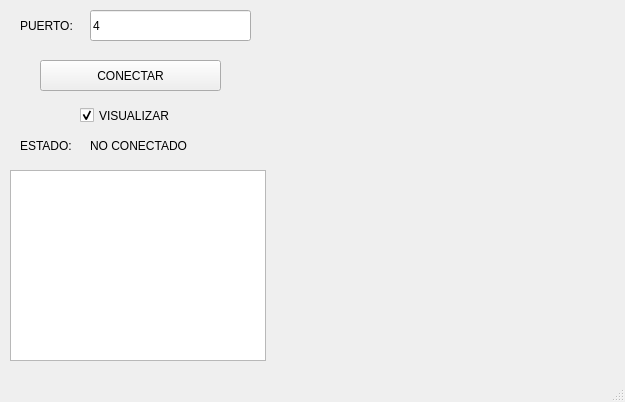
<?xml version="1.0" encoding="UTF-8"?>
<ui version="4.0">
 <class>MainWindow</class>
 <widget class="QMainWindow" name="MainWindow">
  <property name="geometry">
   <rect>
    <x>0</x>
    <y>0</y>
    <width>625</width>
    <height>402</height>
   </rect>
  </property>
  <property name="windowTitle">
   <string>MainWindow</string>
  </property>
  <widget class="QWidget" name="centralwidget">
   <widget class="QPushButton" name="btn_accion">
    <property name="geometry">
     <rect>
      <x>40</x>
      <y>60</y>
      <width>181</width>
      <height>31</height>
     </rect>
    </property>
    <property name="text">
     <string>CONECTAR</string>
    </property>
   </widget>
   <widget class="QLineEdit" name="txt_puerto">
    <property name="geometry">
     <rect>
      <x>90</x>
      <y>10</y>
      <width>161</width>
      <height>31</height>
     </rect>
    </property>
    <property name="text">
     <string>4</string>
    </property>
   </widget>
   <widget class="QLabel" name="label">
    <property name="geometry">
     <rect>
      <x>20</x>
      <y>10</y>
      <width>61</width>
      <height>31</height>
     </rect>
    </property>
    <property name="text">
     <string>PUERTO:</string>
    </property>
   </widget>
   <widget class="QLabel" name="label_2">
    <property name="geometry">
     <rect>
      <x>20</x>
      <y>130</y>
      <width>61</width>
      <height>31</height>
     </rect>
    </property>
    <property name="text">
     <string>ESTADO:</string>
    </property>
   </widget>
   <widget class="QLabel" name="txt_estado">
    <property name="geometry">
     <rect>
      <x>90</x>
      <y>130</y>
      <width>151</width>
      <height>31</height>
     </rect>
    </property>
    <property name="text">
     <string>NO CONECTADO</string>
    </property>
   </widget>
   <widget class="QListWidget" name="lw_datos">
    <property name="geometry">
     <rect>
      <x>10</x>
      <y>170</y>
      <width>256</width>
      <height>191</height>
     </rect>
    </property>
   </widget>
   <widget class="QCheckBox" name="cbx_visualizar">
    <property name="geometry">
     <rect>
      <x>80</x>
      <y>100</y>
      <width>101</width>
      <height>31</height>
     </rect>
    </property>
    <property name="text">
     <string>VISUALIZAR</string>
    </property>
    <property name="checked">
     <bool>true</bool>
    </property>
   </widget>
  </widget>
  <widget class="QMenuBar" name="menubar">
   <property name="geometry">
    <rect>
     <x>0</x>
     <y>0</y>
     <width>625</width>
     <height>21</height>
    </rect>
   </property>
  </widget>
  <widget class="QStatusBar" name="statusbar"/>
 </widget>
 <resources/>
 <connections/>
</ui>
